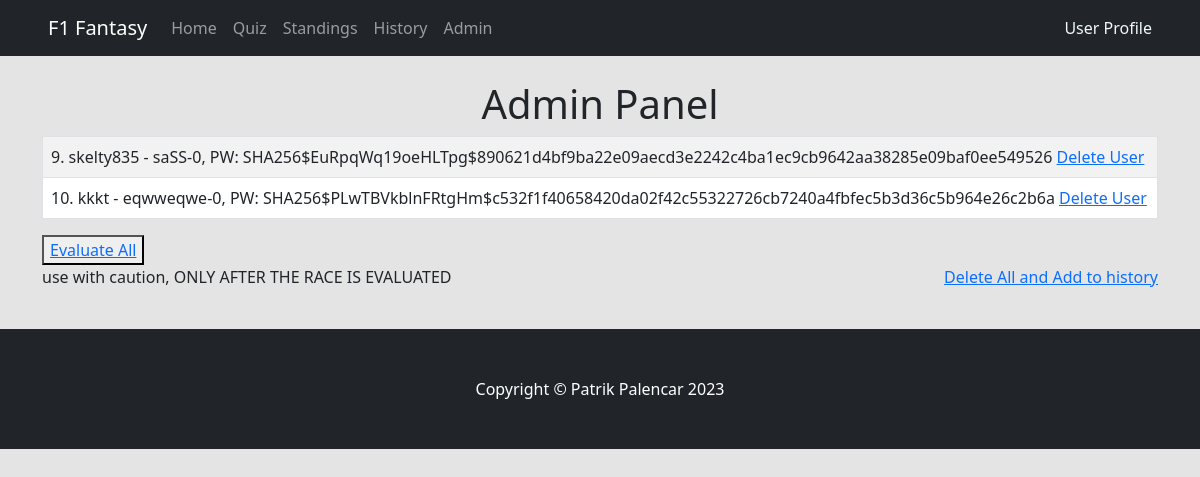
Before: /admin (signed in) with the older database file.
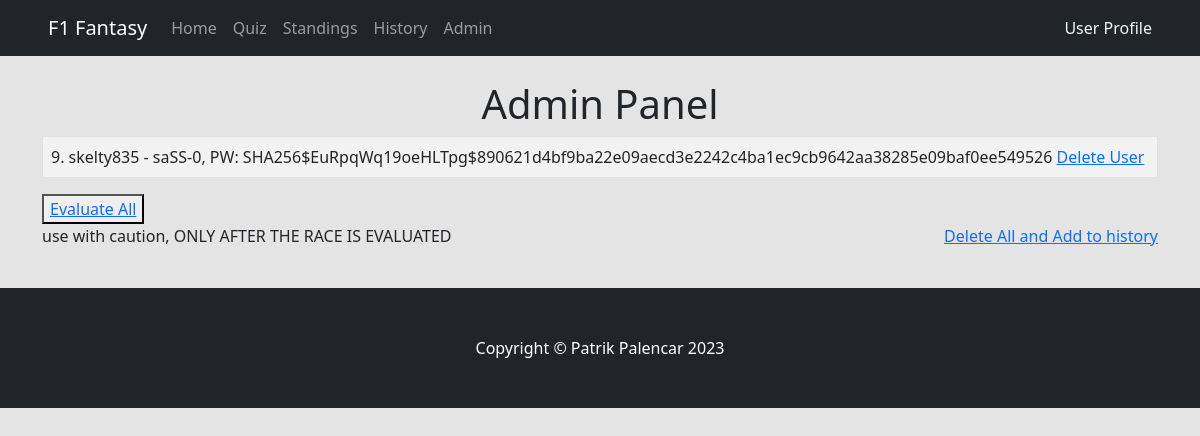
After: the same page with the newer database file.
### flask_app/models.py (models this page shows, shortened)
class Users(db.Model, UserMixin):
    id = db.Column(db.Integer, primary_key=True)
    username = db.Column(db.String(35), nullable=False, unique=True)
    email = db.Column(db.String(70), nullable=False, unique=True)
    password_hash = db.Column(db.String(128))
    date_created = db.Column(db.DateTime, default=datetime.utcnow)
    points = db.Column(db.Integer, default=0)
    quiz_answers = db.relationship('QuizAnswers', backref='user', lazy=True)
    @property
    def password(self):
        raise AttributeError('Password is not a readable attribute.')

### flask_app/routes.py (the view)
@app.route("/admin")
@login_required
def admin():
    id = current_user.id
    if id ==9:
        our_users = Users.query.order_by(Users.date_created)
        return render_template("admin.html",our_users = our_users)
    else:
        flash("You do not have access to this page, must be admin")
        return redirect(url_for('dashboard'))

### flask_app/routes.py (called while the page is built)
@login_manager.user_loader
def load_user(id):
    return Users.query.get(int(id))

### flask_app/templates/admin.html (shortened to what this page needs)
{% extends 'base.html' %}
{% block content %}
<h1 class="center">Admin Panel</h1>
<div class="container">
    <table class="table table-hover table-bordered table-striped">
    {% for user in our_users %}
    <tr>
        <td>
            {{user.id}}. {{ user.username }} - {{ user.email }}-{{ user.points }}, PW: {{ user.password_hash }}
            <a href="{{url_for('delete', id=user.id)}}">Delete User</a>
        </td>
    </tr>
    {% endfor %}
    </table>
    <button><a href="{{url_for('evaluation')}}">Evaluate All</a></button>
    <br>
    <p style="float:right;"><a href="{{url_for('delete_all_inputs_and_add_to_history')}}">Delete All and Add to history</a></p>
    <p>use with caution, ONLY AFTER THE RACE IS EVALUATED</p>
    <br>
</div>
{% endblock %}

Changed rows visible on the page:
removed Users: id "10", username "kkkt", email "eqwweqwe", points "0", password_hash "SHA256$PLwTBVkblnFRtgHm$c532f1f40658420da02f42c55322726cb7240a4fbfec5b3d36c5b964e26c2b6a"
